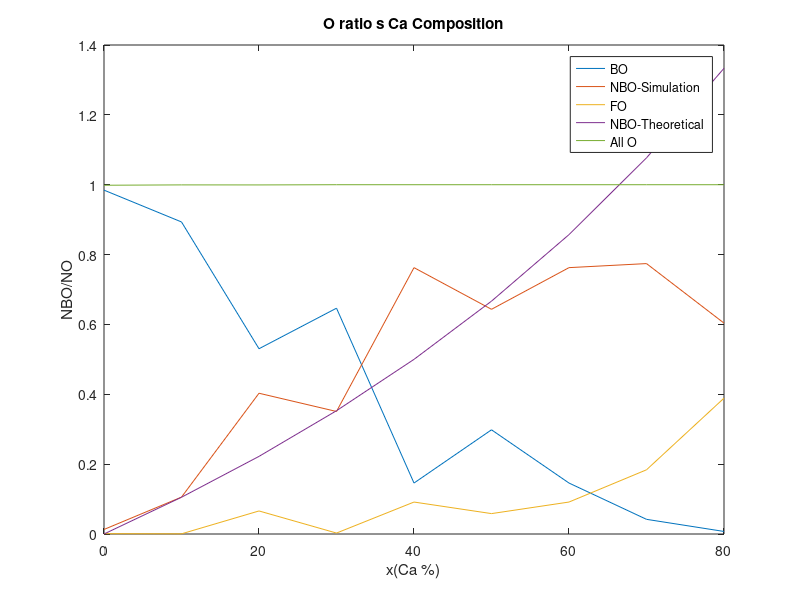

Write MATLAB code to recreate this figure.
clear all; close all; clc;

BO = [0.9845    0.8934    0.5304    0.6465    0.1459    0.2983    0.1459    0.0420    0.0073];
NBO = [0.0130    0.1056    0.4030    0.3508    0.7626    0.6433    0.7626    0.7742    0.6038];
FO = [0.0010    0.0005    0.0660    0.0027    0.0915    0.0584    0.0915    0.1838    0.3889];
AO = BO+NBO+FO;


i = 1:1:9;
i = (i-1)*10;
k = 1:1:9;
k = (k-1)*0.1;
NBO_theory = 2*k./(2-k);
plot(i,BO,i,NBO,i,FO,i,NBO_theory,i,AO)
 title('O ratio s Ca Composition');
xlabel('x(Ca %)');
ylabel('NBO/NO' );
legend('BO','NBO-Simulation','FO','NBO-Theoretical','All O');
